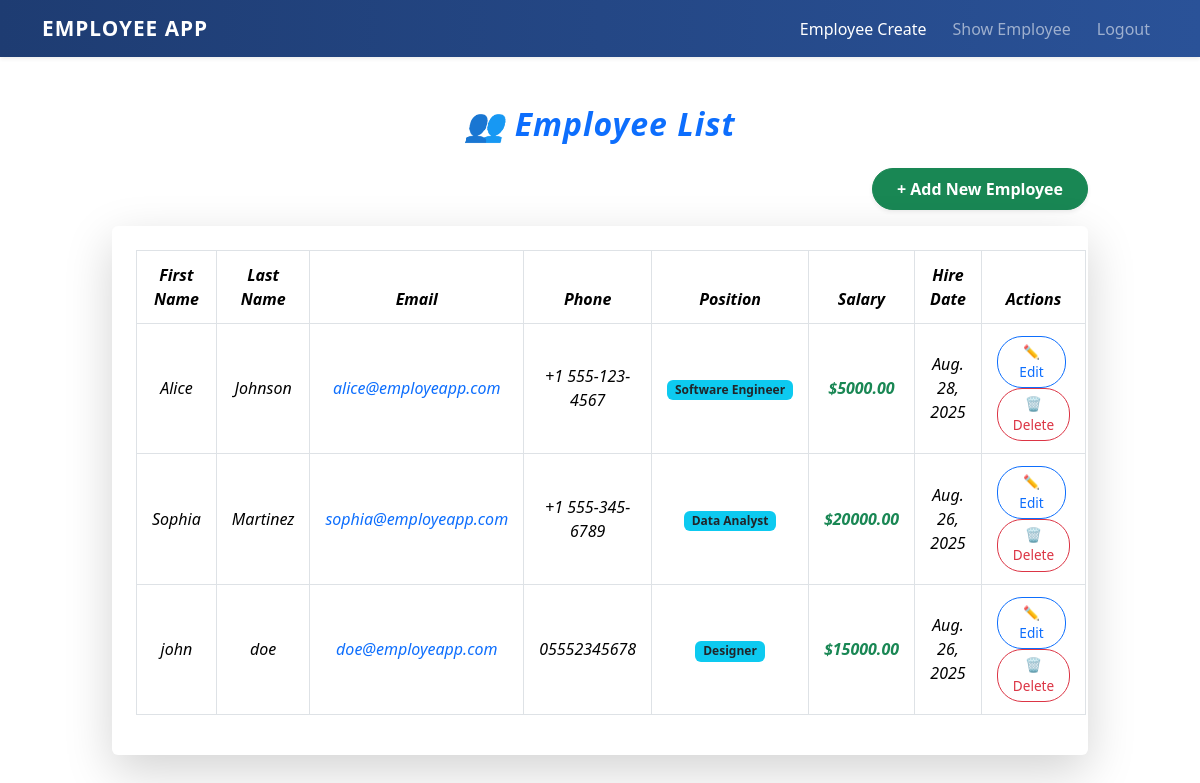
Screenshot of /list/ (signed in) with the database file from the repository.
### employeeApp/models.py (models this page shows, shortened)
class Employee(models.Model):
    first_name = models.CharField(max_length=100)
    last_name = models.CharField(max_length=100)
    email = models.EmailField(unique=True)
    phone = models.CharField(max_length=15,unique=True)
    position = models.CharField(max_length=100)
    salary = models.DecimalField(max_digits=10, decimal_places=2)
    hire_date = models.DateField()

### employeeApp/views.py (the view)
# urls.py: path('list/', views.employee_list_view, name="employee_list"),
@login_required
def employee_list_view(request):
    employees = Employee.objects.all()
    return render(request, 'employeeApp/employee_list.html', {'employees': employees})

### employeeApp/templates/employeeApp/employee_list.html (shortened to what this page needs)
{% extends "employeeApp/layout.html" %}
{% block content %}
<div class="container mt-5">
    <h2 class="text-center mb-4 text-primary fw-bold">👥 Employee List</h2>
    <div class="d-flex justify-content-end mb-3">
        <a href="{% url 'employee_create' %}" class="btn btn-success shadow-sm px-4">
            + Add New Employee
        </a>
    </div>
    <div class="card shadow-lg border-0">
        <div class="card-body p-4">
            <table class="table table-hover table-bordered align-middle text-center">
                <thead style="background: linear-gradient(90deg, #1e3c72, #2a5298); color: white;">
                    <tr>
                        <th>First Name</th>
                        <th>Last Name</th>
                        <th>Email</th>
                        <th>Phone</th>
                        <th>Position</th>
                        <th>Salary</th>
                        <th>Hire Date</th>
                        <th>Actions</th>
                    </tr>
                </thead>
                <tbody>
                    {% for employee in employees %}
                    <tr>
                        <td>{{ employee.first_name }}</td>
                        <td>{{ employee.last_name }}</td>
                        <td><a href="mailto:{{ employee.email }}" class="text-decoration-none">{{ employee.email }}</a></td>
                        <td>{{ employee.phone }}</td>
                        <td><span class="badge bg-info text-dark">{{ employee.position }}</span></td>
                        <td class="text-success fw-bold">${{ employee.salary }}</td>
                        <td>{{ employee.hire_date }}</td>
                        <td>
                            <a href="{% url 'employee_update' employee.id %}" class="btn btn-sm btn-outline-primary me-1">
                                ✏️ Edit
                            </a>
                            <a href="{% url 'employee_delete' employee.id %}"
                               class="btn btn-sm btn-outline-danger"
                               onclick="return confirm('Are you sure you want to delete this employee?');">
                                🗑️ Delete
                            </a>
                        </td>
                    </tr>
                    {% empty %}
                    <tr>
                        <td colspan="8" class="text-center text-muted">No employees found.</td>
                    </tr>
                    {% endfor %}
                </tbody>
            </table>
        </div>
    </div>
</div>
{% endblock %}

### employeeApp/templates/employeeApp/layout.html (shortened to what this page needs)
{% load static %}
<!DOCTYPE html>
<html lang="tr">
<head>
    <link href="https://cdn.jsdelivr.net/npm/bootstrap@5.3.3/dist/css/bootstrap.min.css" rel="stylesheet">
    <link rel="stylesheet" type="text/css" href="{% static 'styles/styless.css' %}">
</head>
<body>
     <nav class="navbar navbar-expand-lg navbar-dark bg-dark shadow-sm">
  <div class="container">
    <a class="navbar-brand fw-bold text-uppercase" href="{% url 'home' %}">
       Employee App
    </a>
    <div class="collapse navbar-collapse" id="navbarNav">
      <ul class="navbar-nav ms-auto">
        <li class="nav-item">
          <a class="nav-link active" href="{% url 'employee_create' %}">Employee Create</a>
        </li>
        <li class="nav-item ">
          <a class="nav-link" href="{% url 'employee_list' %}">Show Employee</a>
        </li>
            {% if user.is_authenticated %}
                <li class="nav-item">
                    <form method="post" action="{% url 'logout' %}" class="d-inline">
                        <button class="btn btn-link nav-link" type="submit">
                         Logout
                        </button>
                    </form>
                </li>
            {% else %}
                <li class="nav-item">
                    <a class="nav-link" href="{% url 'login' %}">Login</a>
                </li>
            {% endif %}
      </ul>
    </div>
  </div>
</nav>
    <div class="container mt-4">
        {% block content %}
        {% endblock %}
    </div>
</body>
</html>

### employeeApp/static/styles/styless.css (style rules this page uses)
.container.mt-5 { max-width: 1000px; }
h2.text-center.mb-4 { font-weight: 700; color: #2c3e50; letter-spacing: 1px; }
.table td, .table th { padding: 12px 15px; }
.btn-sm { border-radius: 25px; padding: 5px 15px; font-size: 0.85rem; transition: background-color 0.3s ease; }
.d-flex.justify-content-end.mb-3 a.btn-success { border-radius: 25px; padding: 8px 20px; font-weight: 600; box-shadow: 0 5px 15px rgba(46, 204, 113, 0.4); transition: background-color 0.3s ease; }
.text-center { color: #7f8c8d; font-style: italic; }

### employeeApp/templates/employeeApp/employee_list.html (style rules this page uses)
body { font-family: 'Segoe UI', Helvetica, Arial, sans-serif; font-style: normal; }
table, h2, .btn, .badge { font-family: 'Segoe UI', Helvetica, Arial, sans-serif; font-style: normal; }

### rows the page displays
Employee: first_name "Alice", last_name "Johnson", email "alice@employeapp.com", phone "+1 555-123-4567", position "Software Engineer", salary "5000.00", hire_date "Aug. 28, 2025"
Employee: first_name "Sophia", last_name "Martinez", email "sophia@employeapp.com", phone "+1 555-345-6789", position "Data Analyst", salary "20000.00", hire_date "Aug. 26, 2025"
Employee: first_name "john", last_name "doe", email "doe@employeapp.com", phone "05552345678", position "Designer", salary "15000.00", hire_date "Aug. 26, 2025"
